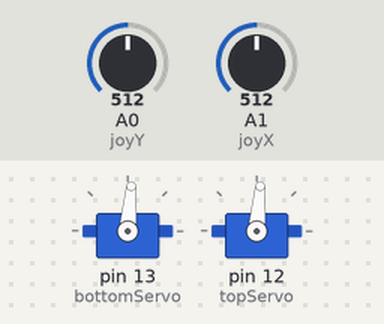
Recording of a sketch running on a simulated Arduino Uno, built with avr-gcc and run on an emulated ATmega328P. On the bench: 2 × servo. The test bench sets the inputs (shaded band); at power-on: A0 (joyY) = 512, A1 (joyX) = 512.

Above: at 1.2 s.
1.3 s: A0 (joyY) set to 716
At 1.9 s:
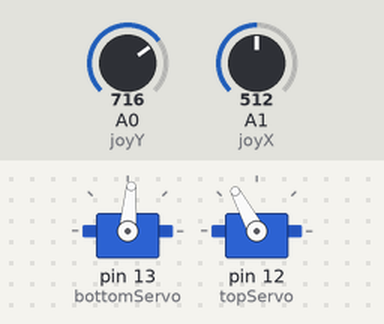
2.8 s: A1 (joyX) set to 716
At 3.5 s:
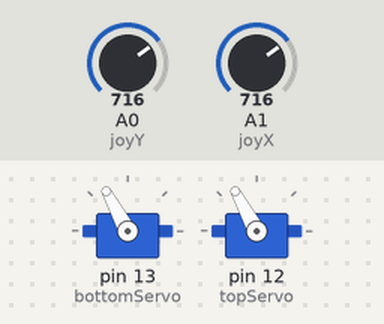
4.3 s: A0 (joyY) set to 900
At 5.2 s:
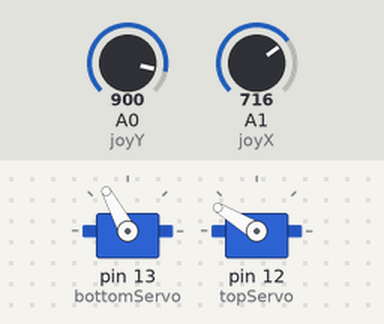
5.8 s: A1 (joyX) set to 900
At 6.2 s:
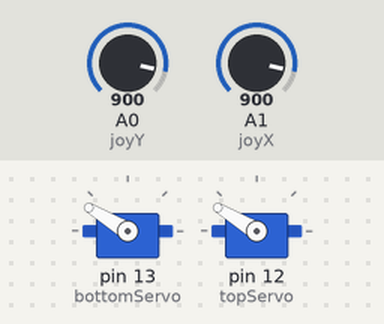
7.3 s: A0 (joyY) set to 1023
At 7.9 s:
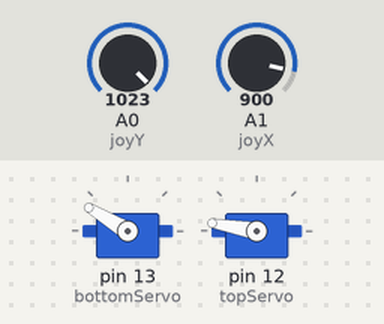
8.8 s: A1 (joyX) set to 1023
At 9.5 s:
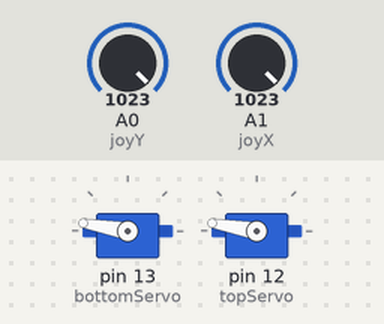
Timing chart, 0 to 11.3 s (numbered marks = the images above; inputs shaded):
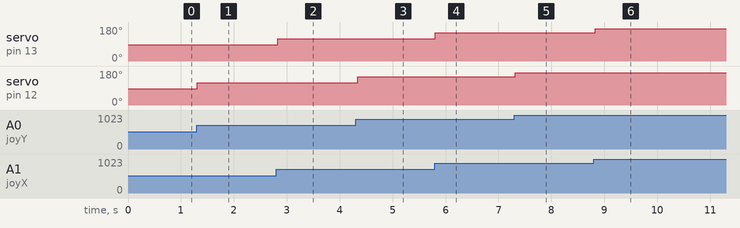

The sketch:

LaserTurret.ino
```cpp
#include <Servo.h>

int angle;
Servo bottomServo;
Servo topServo;
int bottomMoveVal;
int topMoveVal;

const int joyY = 0;
const int joyX = 1;


void setup() {
  bottomServo.attach(13);
  topServo.attach(12);
}

void loop() {
  // put your main code here, to run repeatedly:
  int joyValY = analogRead(joyY);
  int joyValX = analogRead(joyX);
  bottomMoveVal = map(joyValX, 0, 1023, 0, 170);
  topMoveVal = map(joyValY,0, 1023, 0, 170);
  bottomServo.write(bottomMoveVal);
  topServo.write(topMoveVal);
  delay(50);
}
```

Measured:
- after the input at 1.3 s, servo on pin 12 (topServo): 85° → 118° at once
- after the input at 2.8 s, servo on pin 13 (bottomServo): 85° → 118° at once
- after the input at 4.3 s, servo on pin 12 (topServo): 118° → 149° at once
- after the input at 5.8 s, servo on pin 13 (bottomServo): 118° → 149° at once
- after the input at 7.3 s, servo on pin 12 (topServo): 149° → 170° at once
- after the input at 8.8 s, servo on pin 13 (bottomServo): 149° → 170° at once
